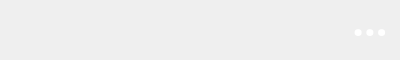
   <widget class="QFrame" name="frame_2">
    <property name="geometry">
     <rect>
      <x>0</x>
      <y>20</y>
      <width>400</width>
      <height>60</height>
     </rect>
    </property>
    <property name="styleSheet">
     <string notr="true">QPushButton{text-align:center;};</string>
    </property>
    <property name="frameShape">
     <enum>QFrame::NoFrame</enum>
    </property>
    <property name="frameShadow">
     <enum>QFrame::Plain</enum>
    </property>
    <property name="lineWidth">
     <number>0</number>
    </property>
    <property name="midLineWidth">
     <number>0</number>
    </property>
    <widget class="QPushButton" name="b_options">
     <property name="geometry">
      <rect>
       <x>340</x>
       <y>-20</y>
       <width>60</width>
       <height>80</height>
      </rect>
     </property>
     <property name="font">
      <font>
       <family>Bodoni 72 Oldstyle</family>
       <pointsize>31</pointsize>
       <weight>75</weight>
       <bold>true</bold>
      </font>
     </property>
     <property name="focusPolicy">
      <enum>Qt::ClickFocus</enum>
     </property>
     <property name="autoFillBackground">
      <bool>false</bool>
     </property>
     <property name="styleSheet">
      <string notr="true">border: none;
border-image:none;
background-color:transparent;
padding:0;
color:white;</string>
     </property>
     <property name="text">
      <string>...</string>
     </property>
     <property name="checkable">
      <bool>false</bool>
     </property>
     <property name="flat">
      <bool>true</bool>
     </property>
    </widget>
    <widget class="QPushButton" name="b_back">
     <property name="geometry">
      <rect>
       <x>0</x>
       <y>0</y>
       <width>60</width>
       <height>60</height>
      </rect>
     </property>
     <property name="font">
      <font>
       <family>Waseem</family>
       <pointsize>35</pointsize>
       <weight>75</weight>
       <bold>true</bold>
       <stylestrategy>PreferAntialias</stylestrategy>
      </font>
     </property>
     <property name="tabletTracking">
      <bool>true</bool>
     </property>
     <property name="layoutDirection">
      <enum>Qt::LeftToRight</enum>
     </property>
     <property name="autoFillBackground">
      <bool>false</bool>
     </property>
     <property name="styleSheet">
      <string notr="true">border: none;
border-image:none;
background-color:transparent;
padding:0;
color:white;</string>
     </property>
     <property name="text">
      <string/>
     </property>
     <property name="icon">
      <iconset resource="images.qrc">
       <normaloff>:/gui/icons/arrow-left.png</normaloff>:/gui/icons/arrow-left.png</iconset>
     </property>
     <property name="iconSize">
      <size>
       <width>21</width>
       <height>21</height>
      </size>
     </property>
     <property name="flat">
      <bool>true</bool>
     </property>
    </widget>
    <widget class="QFrame" name="bar">
     <property name="geometry">
      <rect>
       <x>60</x>
       <y>50</y>
       <width>246</width>
       <height>579</height>
      </rect>
     </property>
     <property name="sizePolicy">
      <sizepolicy hsizetype="Fixed" vsizetype="Fixed">
       <horstretch>0</horstretch>
       <verstretch>0</verstretch>
      </sizepolicy>
     </property>
     <property name="maximumSize">
      <size>
       <width>246</width>
       <height>16777215</height>
      </size>
     </property>
     <property name="autoFillBackground">
      <bool>false</bool>
     </property>
     <property name="styleSheet">
      <string notr="true">
QPushButton{text-align:left;padding-left:0em;
background-color:rgba(255,255,255,0);color:black;border:none;}
QPushButton:disabled{color:#aaa;}
QPushButton:pressed{background-color:rgba(0,0,0,100);}
QPushButton:hovered{background-color:rgba(0,0,0,100);}
</string>
     </property>
     <layout class="QGridLayout" name="gridLayout">
      <property name="sizeConstraint">
       <enum>QLayout::SetNoConstraint</enum>
      </property>
      <property name="topMargin">
       <number>1</number>
      </property>
      <property name="rightMargin">
       <number>1</number>
      </property>
      <property name="bottomMargin">
       <number>1</number>
      </property>
      <property name="horizontalSpacing">
       <number>6</number>
      </property>
      <property name="verticalSpacing">
       <number>4</number>
      </property>
      <item row="15" column="0">
       <widget class="QLabel" name="i_logout">
        <property name="sizePolicy">
         <sizepolicy hsizetype="Fixed" vsizetype="Fixed">
          <horstretch>0</horstretch>
          <verstretch>0</verstretch>
         </sizepolicy>
        </property>
        <property name="maximumSize">
         <size>
          <width>25</width>
          <height>20</height>
         </size>
        </property>
        <property name="text">
         <string/>
        </property>
        <property name="pixmap">
         <pixmap>:/gui/exit_blck.png</pixmap>
        </property>
        <property name="scaledContents">
         <bool>true</bool>
        </property>
        <property name="alignment">
         <set>Qt::AlignCenter</set>
        </property>
       </widget>
      </item>
      <item row="2" column="1">
       <widget class="QPushButton" name="cinema">
        <property name="sizePolicy">
         <sizepolicy hsizetype="Expanding" vsizetype="Fixed">
          <horstretch>2</horstretch>
          <verstretch>1</verstretch>
         </sizepolicy>
        </property>
        <property name="minimumSize">
         <size>
          <width>0</width>
          <height>30</height>
         </size>
        </property>
        <property name="font">
         <font>
          <family>AppleGothic</family>
          <pointsize>16</pointsize>
         </font>
        </property>
        <property name="text">
         <string>Worldwide cinema</string>
        </property>
        <property name="flat">
         <bool>true</bool>
        </property>
       </widget>
      </item>
      <item row="13" column="1">
       <widget class="QPushButton" name="m_legal">
        <property name="enabled">
         <bool>false</bool>
        </property>
        <property name="sizePolicy">
         <sizepolicy hsizetype="Expanding" vsizetype="Fixed">
          <horstretch>2</horstretch>
          <verstretch>1</verstretch>
         </sizepolicy>
        </property>
        <property name="minimumSize">
         <size>
          <width>245</width>
          <height>35</height>
         </size>
        </property>
        <property name="maximumSize">
         <size>
          <width>245</width>
          <height>30</height>
         </size>
        </property>
        <property name="font">
         <font>
          <family>AppleGothic</family>
          <pointsize>16</pointsize>
         </font>
        </property>
        <property name="text">
         <string>Legal</string>
        </property>
        <property name="flat">
         <bool>true</bool>
        </property>
       </widget>
      </item>
      <item row="3" column="1" colspan="2">
       <widget class="QPushButton" name="m_search_items">
        <property name="enabled">
         <bool>false</bool>
        </property>
        <property name="sizePolicy">
         <sizepolicy hsizetype="Expanding" vsizetype="Fixed">
          <horstretch>2</horstretch>
          <verstretch>1</verstretch>
         </sizepolicy>
        </property>
        <property name="minimumSize">
         <size>
          <width>0</width>
          <height>30</height>
         </size>
        </property>
        <property name="maximumSize">
         <size>
          <width>325</width>
          <height>35</height>
         </size>
        </property>
        <property name="font">
         <font>
          <family>AppleGothic</family>
          <pointsize>16</pointsize>
         </font>
        </property>
        <property name="text">
         <string>Search items</string>
        </property>
        <property name="flat">
         <bool>true</bool>
        </property>
       </widget>
      </item>
      <item row="5" column="1">
       <widget class="QPushButton" name="m_search_people">
        <property name="enabled">
         <bool>false</bool>
        </property>
        <property name="sizePolicy">
         <sizepolicy hsizetype="Expanding" vsizetype="Fixed">
          <horstretch>2</horstretch>
          <verstretch>0</verstretch>
         </sizepolicy>
        </property>
        <property name="minimumSize">
         <size>
          <width>334</width>
          <height>30</height>
         </size>
        </property>
        <property name="maximumSize">
         <size>
          <width>245</width>
          <height>35</height>
         </size>
        </property>
        <property name="font">
         <font>
          <family>AppleGothic</family>
          <pointsize>16</pointsize>
         </font>
        </property>
        <property name="text">
         <string>Search people</string>
        </property>
        <property name="flat">
         <bool>true</bool>
        </property>
       </widget>
      </item>
      <item row="8" column="1">
       <widget class="QPushButton" name="m_fav_items">
        <property name="sizePolicy">
         <sizepolicy hsizetype="Expanding" vsizetype="Fixed">
          <horstretch>2</horstretch>
          <verstretch>1</verstretch>
         </sizepolicy>
        </property>
        <property name="minimumSize">
         <size>
          <width>245</width>
          <height>35</height>
         </size>
        </property>
        <property name="maximumSize">
         <size>
          <width>245</width>
          <height>30</height>
         </size>
        </property>
        <property name="font">
         <font>
          <family>AppleGothic</family>
          <pointsize>16</pointsize>
         </font>
        </property>
        <property name="mouseTracking">
         <bool>true</bool>
        </property>
        <property name="tabletTracking">
         <bool>true</bool>
        </property>
        <property name="text">
         <string>Favourite items</string>
        </property>
        <property name="flat">
         <bool>true</bool>
        </property>
       </widget>
      </item>
      <item row="11" column="1">
       <widget class="QPushButton" name="m_share">
        <property name="enabled">
         <bool>false</bool>
        </property>
        <property name="sizePolicy">
         <sizepolicy hsizetype="Expanding" vsizetype="Fixed">
          <horstretch>2</horstretch>
          <verstretch>1</verstretch>
         </sizepolicy>
        </property>
        <property name="minimumSize">
         <size>
          <width>245</width>
          <height>35</height>
         </size>
        </property>
        <property name="maximumSize">
         <size>
          <width>245</width>
          <height>30</height>
         </size>
        </property>
        <property name="font">
         <font>
          <family>AppleGothic</family>
          <pointsize>16</pointsize>
         </font>
        </property>
        <property name="text">
         <string>Share Wandizz</string>
        </property>
        <property name="flat">
         <bool>true</bool>
        </property>
       </widget>
      </item>
      <item row="6" column="1">
       <widget class="QPushButton" name="m_fav_videos">
        <property name="sizePolicy">
         <sizepolicy hsizetype="Expanding" vsizetype="Fixed">
          <horstretch>2</horstretch>
          <verstretch>1</verstretch>
         </sizepolicy>
        </property>
        <property name="minimumSize">
         <size>
          <width>245</width>
          <height>30</height>
         </size>
        </property>
        <property name="maximumSize">
         <size>
          <width>245</width>
          <height>35</height>
         </size>
        </property>
        <property name="font">
         <font>
          <family>AppleGothic</family>
          <pointsize>16</pointsize>
         </font>
        </property>
        <property name="mouseTracking">
         <bool>true</bool>
        </property>
        <property name="tabletTracking">
         <bool>true</bool>
        </property>
        <property name="focusPolicy">
         <enum>Qt::WheelFocus</enum>
        </property>
        <property name="text">
         <string>Favourite videos</string>
        </property>
        <property name="flat">
         <bool>true</bool>
        </property>
       </widget>
      </item>
      <item row="15" column="1">
       <widget class="QPushButton" name="m_exit">
        <property name="sizePolicy">
         <sizepolicy hsizetype="Fixed" vsizetype="Fixed">
          <horstretch>1</horstretch>
          <verstretch>1</verstretch>
         </sizepolicy>
        </property>
        <property name="minimumSize">
         <size>
          <width>245</width>
          <height>35</height>
         </size>
        </property>
        <property name="maximumSize">
         <size>
          <width>245</width>
          <height>35</height>
         </size>
        </property>
        <property name="font">
         <font>
          <family>AppleGothic</family>
          <pointsize>16</pointsize>
         </font>
        </property>
        <property name="styleSheet">
         <string notr="true"/>
        </property>
        <property name="text">
         <string>Exit</string>
        </property>
        <property name="flat">
         <bool>true</bool>
        </property>
       </widget>
      </item>
      <item row="14" column="1" colspan="2">
       <widget class="QPushButton" name="m_gohome">
        <property name="sizePolicy">
         <sizepolicy hsizetype="Expanding" vsizetype="Fixed">
          <horstretch>2</horstretch>
          <verstretch>1</verstretch>
         </sizepolicy>
        </property>
        <property name="minimumSize">
         <size>
          <width>0</width>
          <height>30</height>
         </size>
        </property>
        <property name="font">
         <font>
          <family>AppleGothic</family>
          <pointsize>16</pointsize>
         </font>
        </property>
        <property name="mouseTracking">
         <bool>true</bool>
        </property>
        <property name="tabletTracking">
         <bool>true</bool>
        </property>
        <property name="text">
         <string>Home</string>
        </property>
        <property name="autoRepeat">
         <bool>true</bool>
        </property>
        <property name="flat">
         <bool>true</bool>
        </property>
       </widget>
      </item>
      <item row="9" column="1">
       <widget class="QPushButton" name="m_prof_settings">
        <property name="sizePolicy">
         <sizepolicy hsizetype="Expanding" vsizetype="Fixed">
          <horstretch>2</horstretch>
          <verstretch>1</verstretch>
         </sizepolicy>
        </property>
        <property name="minimumSize">
         <size>
          <width>245</width>
          <height>35</height>
         </size>
        </property>
        <property name="maximumSize">
         <size>
          <width>245</width>
          <height>30</height>
         </size>
        </property>
        <property name="font">
         <font>
          <family>AppleGothic</family>
          <pointsize>16</pointsize>
         </font>
        </property>
        <property name="mouseTracking">
         <bool>true</bool>
        </property>
        <property name="tabletTracking">
         <bool>true</bool>
        </property>
        <property name="text">
         <string>Profile settings</string>
        </property>
        <property name="flat">
         <bool>true</bool>
        </property>
       </widget>
      </item>
      <item row="7" column="1">
       <widget class="QPushButton" name="m_fav_scenes">
        <property name="sizePolicy">
         <sizepolicy hsizetype="Expanding" vsizetype="Fixed">
          <horstretch>2</horstretch>
          <verstretch>1</verstretch>
         </sizepolicy>
        </property>
        <property name="minimumSize">
         <size>
          <width>245</width>
          <height>35</height>
         </size>
        </property>
        <property name="maximumSize">
         <size>
          <width>245</width>
          <height>30</height>
         </size>
        </property>
        <property name="font">
         <font>
          <family>AppleGothic</family>
          <pointsize>16</pointsize>
         </font>
        </property>
        <property name="mouseTracking">
         <bool>true</bool>
        </property>
        <property name="tabletTracking">
         <bool>true</bool>
        </property>
        <property name="text">
         <string>Favourite scenes</string>
        </property>
        <property name="flat">
         <bool>true</bool>
        </property>
       </widget>
      </item>
      <item row="12" column="1">
       <widget class="QPushButton" name="m_security">
        <property name="enabled">
         <bool>false</bool>
        </property>
        <property name="sizePolicy">
         <sizepolicy hsizetype="Expanding" vsizetype="Fixed">
          <horstretch>2</horstretch>
          <verstretch>1</verstretch>
         </sizepolicy>
        </property>
        <property name="minimumSize">
         <size>
          <width>245</width>
          <height>35</height>
         </size>
        </property>
        <property name="maximumSize">
         <size>
          <width>245</width>
          <height>30</height>
         </size>
        </property>
        <property name="font">
         <font>
          <family>AppleGothic</family>
          <pointsize>16</pointsize>
         </font>
        </property>
        <property name="text">
         <string>Security</string>
        </property>
        <property name="flat">
         <bool>true</bool>
        </property>
       </widget>
      </item>
      <item row="1" column="1" colspan="2">
       <widget class="QPushButton" name="m_videorec">
        <property name="sizePolicy">
         <sizepolicy hsizetype="Expanding" vsizetype="Fixed">
          <horstretch>2</horstretch>
          <verstretch>1</verstretch>
         </sizepolicy>
        </property>
        <property name="minimumSize">
         <size>
          <width>0</width>
          <height>30</height>
         </size>
        </property>
        <property name="font">
         <font>
          <family>AppleGothic</family>
          <pointsize>16</pointsize>
         </font>
        </property>
        <property name="text">
         <string>Video recognition</string>
        </property>
        <property name="flat">
         <bool>true</bool>
        </property>
       </widget>
      </item>
      <item row="4" column="1" colspan="2">
       <widget class="QPushButton" name="m_search_videos">
        <property name="sizePolicy">
         <sizepolicy hsizetype="Expanding" vsizetype="Fixed">
          <horstretch>2</horstretch>
          <verstretch>0</verstretch>
         </sizepolicy>
        </property>
        <property name="minimumSize">
         <size>
          <width>0</width>
          <height>30</height>
         </size>
        </property>
        <property name="font">
         <font>
          <family>AppleGothic</family>
          <pointsize>16</pointsize>
         </font>
        </property>
        <property name="text">
         <string>Search videos</string>
        </property>
        <property name="flat">
         <bool>true</bool>
        </property>
       </widget>
      </item>
     </layout>
     <zorder>m_exit</zorder>
     <zorder>m_gohome</zorder>
     <zorder>m_legal</zorder>
     <zorder>m_security</zorder>
     <zorder>m_share</zorder>
     <zorder>m_prof_settings</zorder>
     <zorder>m_fav_items</zorder>
     <zorder>m_fav_scenes</zorder>
     <zorder>m_fav_videos</zorder>
     <zorder>m_search_people</zorder>
     <zorder>m_search_videos</zorder>
     <zorder>m_search_items</zorder>
     <zorder>m_videorec</zorder>
     <zorder>i_logout</zorder>
     <zorder>cinema</zorder>
    </widget>
   </widget>
